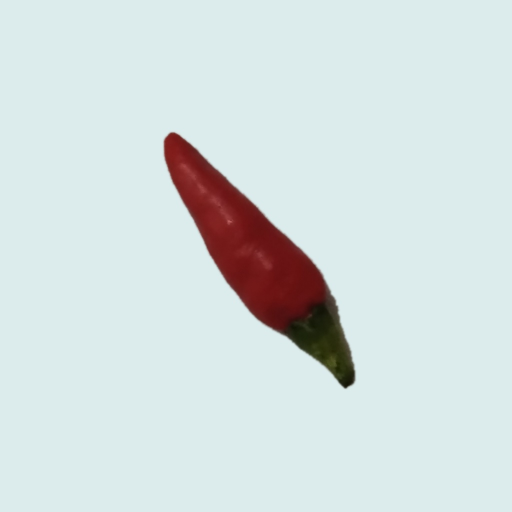
#> input picture tools/make-object-to-center/examples/red-chili/output/IMG_20261107_142519.jpg, 1024 x 1024 px (shown at 1/2 size)
$ python -i crop_chili.py   (imports and definitions only)
#> lines starting #> are read from the running program, lines starting #| are printed output that depends on the picture; after the words box and inside, x2 and y2 are one past the last pixel; in counts of white or black regions, pixels touching at a corner belong together
#> further down, picture is the input picture: shape (1024, 1024, 3); mean B, G, R 222.8, 223.1, 212.3
#!/usr/bin/env python3
# -*- coding: utf-8 -*-
"""
Crop hàng loạt ảnh ớt (nền sáng) về đúng tâm, nền đồng nhất.

- Trọng tâm khung = TRỌNG TÂM THÂN QUẢ (không phải cuống).
- Thân quả chiếm ~50% khung (tùy chỉnh --fruit-frac).
- Khung đủ rộng để CUỐNG LUÔN NẰM TRONG ảnh.
- Thay nền cũ bằng MỘT MÀU ĐỒNG NHẤT (khử cả vùng thiếu sáng/gradient).

Cách dùng:
    python3 crop_chili.py --input <thư_mục_ảnh> --output <thư_mục_ra>

Tùy chọn chính:
    --size 1024        Cạnh ảnh vuông output (px)
    --fruit-frac 0.5   Tỉ lệ thân quả chiếm trong khung (0.5 = 50%)
    --pad 0.12         Biên an toàn quanh toàn bộ ớt+cuống (phân số)
    --bg 255,255,255   Màu nền output (B,G,R) — mặc định trắng
    --visualize N      Xuất ảnh so sánh (gốc | mask | kết quả) cho N tấm đầu
    --ext .jpg         Đuôi file cần quét
    --suffix _cropped  Hậu tố tên file output
"""
import argparse
import math
import os
import sys
import numpy as np
import cv2


# ----------------------------------------------------------------------------
# Tách nền
# ----------------------------------------------------------------------------
# [9 lines left out: function _bg_chroma_p99, not called in this run]


def segment_pepper(bgr, work=1200):
    """Tách ớt: thân quả theo HSV Saturation, cuống theo 'có màu & tối hơn nền'.

    Trả về (fg_full, fcx, fcy, fruit_dim) hoặc None nếu thất bại:
      fg_full   : mask nhị phân (0/255) của TOÀN BỘ ớt + cuống, kích thước gốc.
      fcx, fcy  : trọng tâm THÂN QUẢ (toạ độ ảnh gốc).
      fruit_dim : cạnh lớn của bounding box thân quả (px ảnh gốc).
    """
#> called with work = 1200
    h, w = bgr.shape[:2]
#> h = 1024; w = 1024
    scale = work / max(h, w)
#> scale = 1.17
    if scale < 1.0:
        small = cv2.resize(bgr, (int(round(w * scale)), int(round(h * scale))),
                           interpolation=cv2.INTER_AREA)
    else:
        scale = 1.0
        small = bgr

    hsv = cv2.cvtColor(small, cv2.COLOR_BGR2HSV)
#> hsv: shape (1024, 1024, 3); mean H, S, V 85.1, 27.3, 227.3
    S = hsv[:, :, 1]
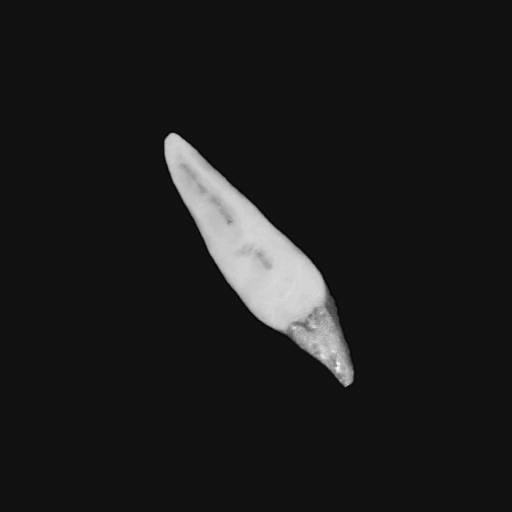
#> S: shape (1024, 1024) (shown at 1/2 size); min 0, max 255, mean 27.3
    lab = cv2.cvtColor(small, cv2.COLOR_BGR2LAB)
#> lab: shape (1024, 1024, 3); mean of channels 0, 1, 2 224, 125.1, 127.4
    L = lab[:, :, 0]
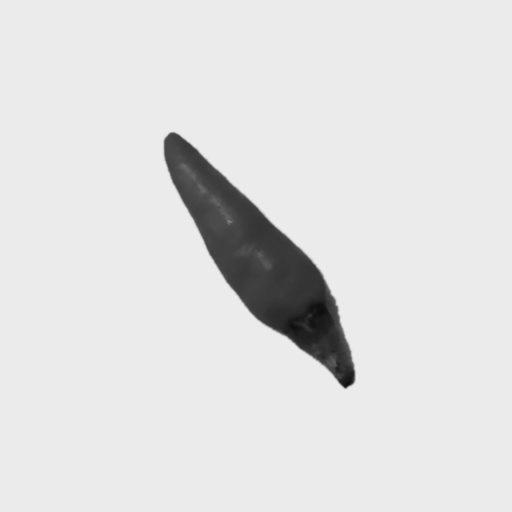
#> L: shape (1024, 1024) (shown at 1/2 size); min 12, max 239, mean 224

    # Ước lượng nền từ dải viền
    Hh, Ww = S.shape[:2]
#> Hh = 1024; Ww = 1024
    band = max(2, int(min(Hh, Ww) * 0.02))
#> band = 20
    def border_stats(chan):
        v = np.concatenate([
            chan[:band, :].ravel(), chan[-band:, :].ravel(),
            chan[:, :band].ravel(), chan[:, -band:].ravel(),
        ])
        return float(np.median(v)), float(np.percentile(v, 99))
    bgS_med, bgS_p99 = border_stats(S)
#> bgS_med = 17; bgS_p99 = 17
    bgL_med, _ = border_stats(L)
#> bgL_med = 235

    thr_high = max(95.0, bgS_p99 + 8.0)   # thân quả: bão hòa cao
#> thr_high = 95
    thr_low = max(55.0, bgS_med + 20.0)   # cuống: bão hòa vừa
#> thr_low = 55
    dark = L < (bgL_med - 12.0)           # tối hơn nền rõ rệt
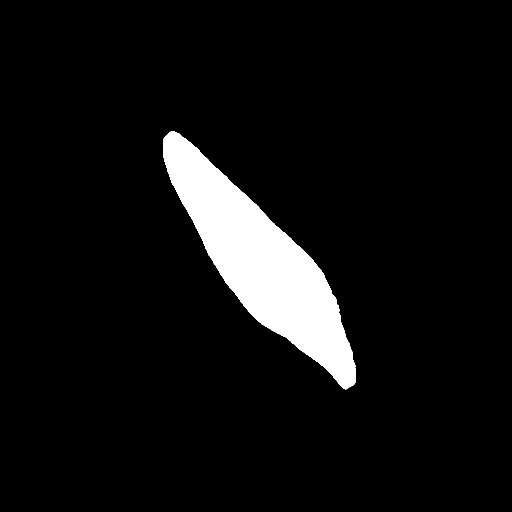
#> dark: shape (1024, 1024) bool (shown at 1/2 size); 6.6% white; 1 white region, box (x1, y1, x2, y2) and area: (326, 263, 712, 779) 69138

    strong = (S > thr_high).astype(np.uint8)
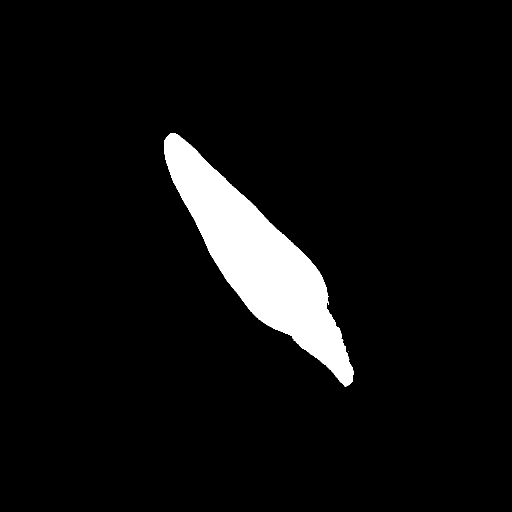
#> strong: shape (1024, 1024) (shown at 1/2 size); values 0 (black) and 1 (white), 5.9% white; 3 white regions (2 under 20 px), largest, box (x1, y1, x2, y2) and area: (329, 266, 707, 774) 62167
    weak = (((S > thr_low) & dark) | (S > thr_high)).astype(np.uint8)
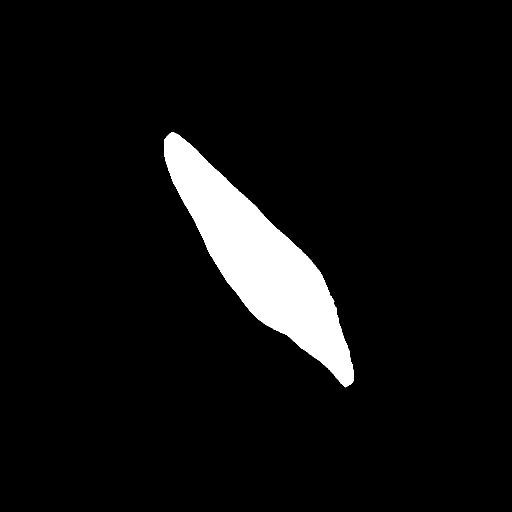
#> weak: shape (1024, 1024) (shown at 1/2 size); values 0 (black) and 1 (white), 6.2% white; 1 white region, box (x1, y1, x2, y2) and area: (328, 265, 708, 775) 64510

    # --- Thân quả: thành phần lớn nhất của "strong", mở để bỏ cuống mảnh
    n, lab_s, stats_s, _ = cv2.connectedComponentsWithStats(strong, 8)
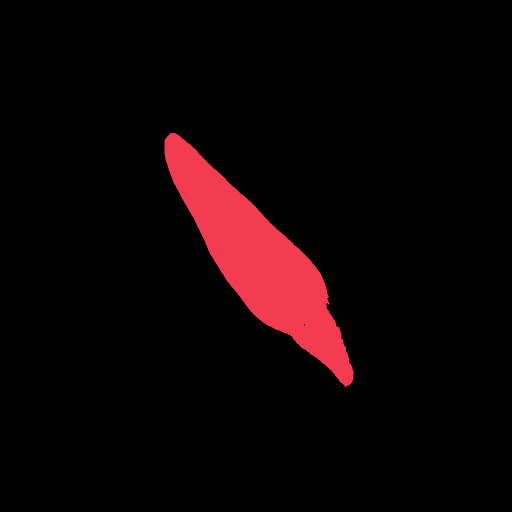
#> lab_s: shape (1024, 1024) int32 (shown at 1/2 size); 4 distinct labels, from 0 to 3; one colour per label, 0 black
#> n = 4; stats_s = [[0, 0, 1024, 1024, 986407], [329, 266, 378, 508, 62167], [587, 680, 1, 1, 1], [696, 703, 1, 1, 1]]
    if n <= 1:
        return None
    areas = stats_s[1:, cv2.CC_STAT_AREA]
#> areas = [62167, 1, 1]
    fi = int(np.argmax(areas)) + 1
#> fi = 1
    fruit = (lab_s == fi).astype(np.uint8)
#> fruit: shape (1024, 1024); values 0 (black) and 1 (white), 5.9% white; 1 white region, box (x1, y1, x2, y2) and area: (329, 266, 707, 774) 62167

    fx, fy, fw, fh, _ = stats_s[fi]
#> fx = 329; fy = 266; fw = 378; fh = 508
    ksize = max(3, int(min(fw, fh) * 0.15))
#> ksize = 56
    if ksize % 2 == 0:
        ksize += 1
#> ksize = 57
    k_open = cv2.getStructuringElement(cv2.MORPH_ELLIPSE, (ksize, ksize))
#> k_open: shape (57, 57); values 0 (black) and 1 (white), 77.5% white; 4 black regions, box (x1, y1, x2, y2) and area: (0, 0, 28, 23) 183, (29, 0, 57, 23) 183, (0, 34, 28, 57) 183, (29, 34, 57, 57) 183
    fruit = cv2.morphologyEx(fruit, cv2.MORPH_OPEN, k_open)
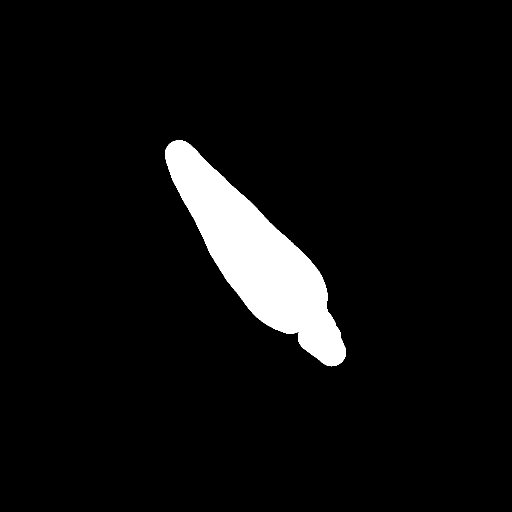
#> fruit: shape (1024, 1024) (shown at 1/2 size); values 0 (black) and 1 (white), 5.7% white; 1 white region, box (x1, y1, x2, y2) and area: (330, 280, 692, 733) 59489
    if cv2.countNonZero(fruit) == 0:
        fruit = (lab_s == fi).astype(np.uint8)

    # --- Toàn bộ ớt+cuống: thành phần "weak" chứa thân quả
    nw, lab_w, _, _ = cv2.connectedComponentsWithStats(weak, 8)
#> nw = 2
    labs = lab_w[fruit > 0]
    if labs.size > 0:
        counts = np.bincount(labs)
#> counts = [0, 59489]
        counts[0] = 0
        best = int(np.argmax(counts))
#> best = 1
        fg = (lab_w == best).astype(np.uint8)
    else:
        fg = fruit.copy()

    # lấp lỗ nhỏ (lóa sáng trên vỏ)
    k3 = cv2.getStructuringElement(cv2.MORPH_ELLIPSE, (5, 5))
    fg = cv2.morphologyEx(fg, cv2.MORPH_CLOSE, k3)
#> fg: shape (1024, 1024); values 0 (black) and 1 (white), 6.2% white; 1 white region
    # lấp mọi lỗ bên trong bằng contour ngoài
    cnts, _ = cv2.findContours(fg, cv2.RETR_EXTERNAL, cv2.CHAIN_APPROX_SIMPLE)
#> cnts = 1 contour; box (x1, y1, x2, y2) and area: (328, 265, 708, 775) 63952
    filled = np.zeros_like(fg)
    cv2.drawContours(filled, cnts, -1, 1, -1)
    fg = filled

    # --- Scale mask lên kích thước gốc
    if scale < 1.0:
        fg_full = cv2.resize(fg * 255, (w, h), interpolation=cv2.INTER_NEAREST)
        fruit_full = cv2.resize(fruit * 255, (w, h),
                                interpolation=cv2.INTER_NEAREST)
    else:
        fg_full = fg * 255
#> fg_full: shape (1024, 1024); 6.2% white; 1 white region, box (x1, y1, x2, y2) and area: (328, 265, 708, 775) 64511
        fruit_full = fruit * 255

    # --- Trọng tâm thân quả (toạ độ gốc) từ moment
    M = cv2.moments(fruit_full, True)
#> M = moments, m00 59489, centre m10/m00, m01/m00 = (512.9, 512.8)
    if M["m00"] > 0:
        fcx = M["m10"] / M["m00"]
#> fcx = 512.9
        fcy = M["m01"] / M["m00"]
#> fcy = 512.8
    else:
        fcx = (fx + fw / 2.0) / scale
        fcy = (fy + fh / 2.0) / scale

    fruit_dim = max(fw, fh) / scale
#> fruit_dim = 508
    return fg_full, fcx, fcy, fruit_dim


# ----------------------------------------------------------------------------
# Cắt + ghép nền đồng nhất
# ----------------------------------------------------------------------------
# [157 lines left out: functions _crop_pad, make_crop, fallback_crop, make_visualize, parse_bg, process and 1 more, not called in this run]


# [2 lines not run here, left out]

>>> import cv2
>>> picture = cv2.imread('examples/red-chili/output/IMG_20261107_142519.jpg')
>>> result = segment_pepper(picture)
